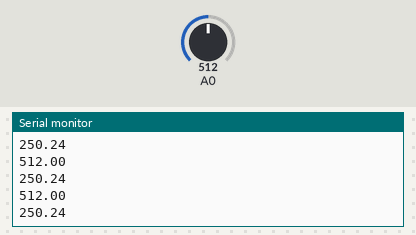
The sketch below on a simulated Arduino Uno, built with avr-gcc and run on an emulated ATmega328P. Shown: the last lines printed to the serial monitor. The inputs (shaded band) are chosen by the test bench; at power-on: A0 = 512.

Above: at 1.3 s.
1.4 s: A0 set to 716
At 1.81 s:
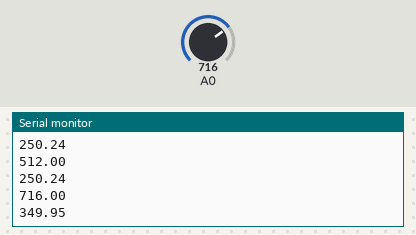
2.9 s: A0 set to 900
At 3.32 s:
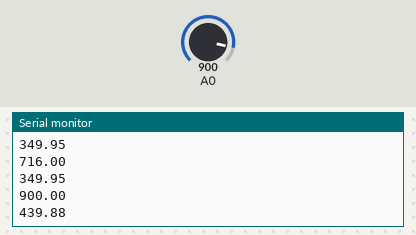
Timing chart, 0 to 5.9 s (numbered marks = the images above; inputs shaded):
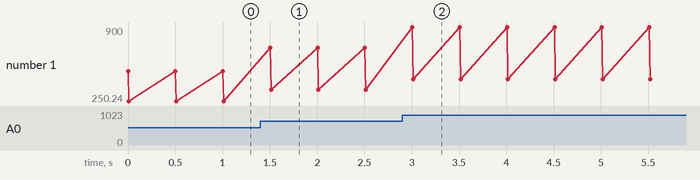

Measured:
- after the input at 1.4 s, the serial monitor: prints a new line after 0.10 s (image 1)
- after the input at 2.9 s, the serial monitor: prints a new line after 0.11 s (image 2)
- plotted number 1: 250.24 → 349.95 after the input at 1.4 s, 349.95 → 439.88 after the input at 2.9 s

The sketch:

Temperatura_Serial.ino
```cpp
float temp;

void setup(){

  Serial.begin(9600);

}

void loop(){

  temp=analogRead(A0);

  Serial.println(temp);

  temp=temp*0.488758553;

  Serial.println(temp);

  delay(500);

}
```
